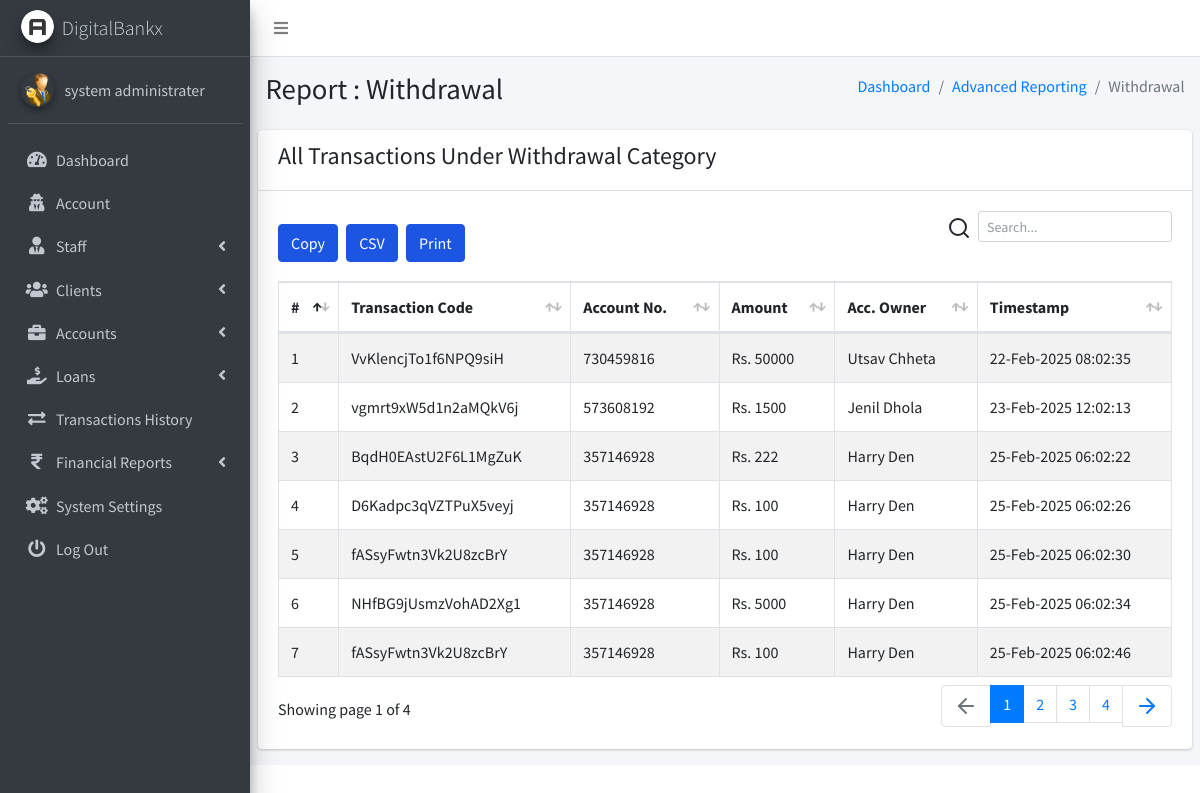
The page /admin/pages_financial_reporting_withdrawals.php (signed in) on the database as committed earlier.
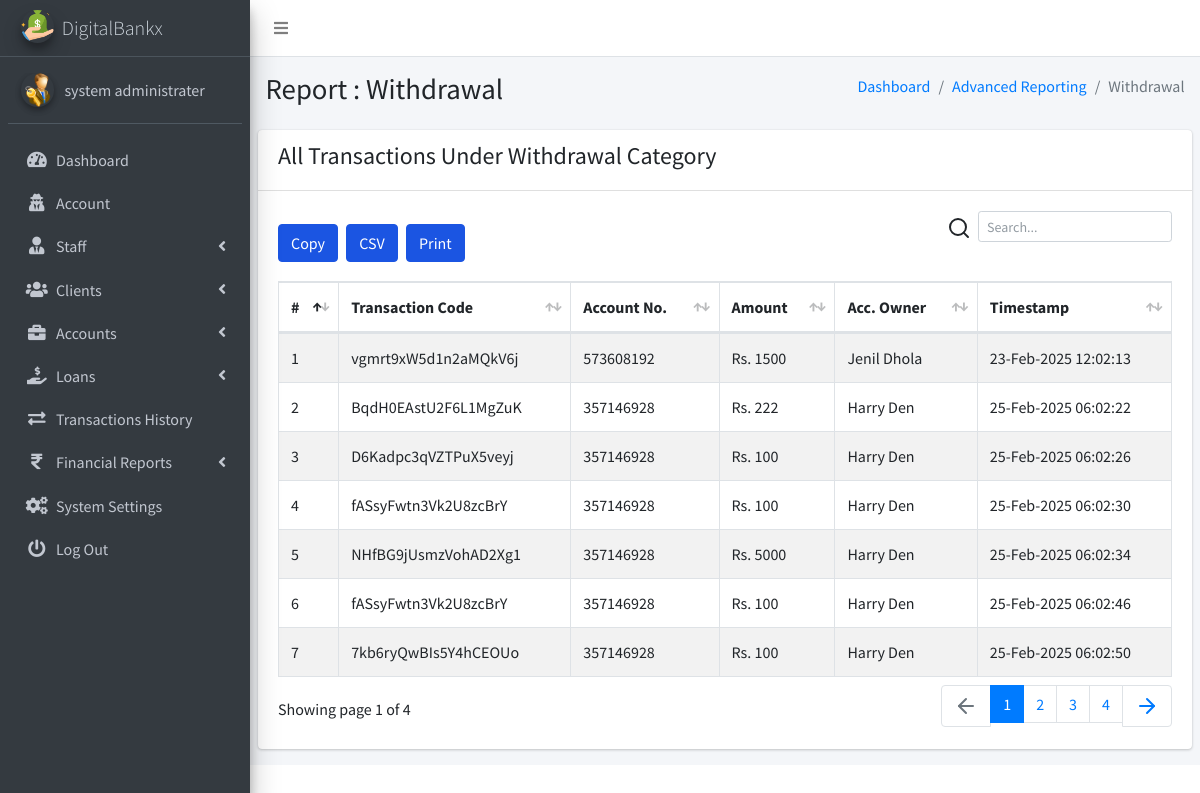
The same page on the database as committed later.
### tables this page shows
CREATE TABLE `ib_systemsettings` (
  `id` int(20) NOT NULL,
  `sys_name` longtext NOT NULL,
  `sys_tagline` longtext NOT NULL,
  `sys_logo` varchar(200) NOT NULL,
  `is_active` tinyint(1) NOT NULL DEFAULT 1
);

CREATE TABLE `ib_admin` (
  `admin_id` int(11) NOT NULL,
  `name` varchar(200) NOT NULL,
  `email` varchar(200) NOT NULL,
  `number` varchar(200) NOT NULL,
  `password` varchar(200) NOT NULL,
  `profile_pic` varchar(200) NOT NULL,
  `is_active` tinyint(1) NOT NULL DEFAULT 1,
  `otp` varchar(6) DEFAULT NULL,
  `otp_expiry` datetime DEFAULT NULL
);

CREATE TABLE `ib_transactions` (
  `tr_id` int(20) NOT NULL,
  `tr_code` varchar(200) NOT NULL,
  `account_id` int(20) NOT NULL,
  `tr_type` varchar(200) NOT NULL,
  `tr_status` varchar(200) NOT NULL,
  `client_id` int(10) UNSIGNED NOT NULL,
  `transaction_amt` varchar(200) NOT NULL,
  `receiving_acc_no` varchar(200) DEFAULT NULL,
  `created_at` timestamp(6) NOT NULL DEFAULT current_timestamp(6) ON UPDATE current_timestamp(6),
  `is_active` tinyint(1) NOT NULL DEFAULT 1
);

CREATE TABLE `ib_bankaccounts` (
  `account_id` int(20) NOT NULL,
  `acc_name` varchar(200) NOT NULL,
  `account_number` varchar(200) NOT NULL,
  `acc_type` varchar(200) NOT NULL,
  `acc_rates` varchar(200) NOT NULL,
  `acc_status` varchar(200) NOT NULL,
  `acc_amount` decimal(10,2) NOT NULL,
  `client_id` int(10) UNSIGNED DEFAULT NULL,
  `created_at` timestamp(6) NOT NULL DEFAULT current_timestamp(6) ON UPDATE current_timestamp(6),
  `is_active` tinyint(1) NOT NULL DEFAULT 1
);

CREATE TABLE `ib_clients` (
  `client_id` int(10) UNSIGNED NOT NULL,
  `name` varchar(200) NOT NULL,
  `phone` varchar(200) NOT NULL,
  `address` varchar(200) NOT NULL,
  `email` varchar(200) NOT NULL,
  `aadhar_number` varchar(12) NOT NULL,
  `pan_number` varchar(10) NOT NULL,
  `password` varchar(200) NOT NULL,
  `profile_pic` varchar(200) NOT NULL,
  `client_number` varchar(200) NOT NULL,
  `is_active` tinyint(1) NOT NULL DEFAULT 1,
  `otp` varchar(10) DEFAULT NULL,
  `otp_expiry` datetime DEFAULT NULL
);

### admin/pages_financial_reporting_withdrawals.php (the view, shortened to what the changed rows need)
<?php
include('conf/config.php');
?>
<!DOCTYPE html>
<html>
<?php include("dist/_partials/head.php"); ?>
<body class="hold-transition sidebar-mini layout-fixed layout-navbar-fixed">
  <div class="wrapper">
    <?php include("dist/_partials/sidebar.php"); ?>
    <div class="content-wrapper">
      <section class="content-header">
        <div class="container-fluid">
          <div class="row mb-2">
            <div class="col-sm-6">
              <h1>Report : Withdrawal</h1>
            </div>
          </div>
        </div>
      </section>
      <section class="content">
        <div class="row">
          <div class="col-12">
            <div class="card">
              <div class="card-body">
                <table id="export" class="table table-hover table-bordered table-striped">
                  <thead>
                    <tr>
                      <th>#</th>
                      <th>Transaction Code</th>
                      <th>Account No.</th>
                      <th>Amount</th>
                      <th>Acc. Owner</th>
                      <th>Timestamp</th>
                    </tr>
                  </thead>
                  <tbody>
                    <?php
                    $ret = "SELECT t.tr_id, t.tr_code, t.tr_type, b.account_number, t.transaction_amt, c.name AS client_name, t.created_at FROM ib_transactions t
JOIN ib_bankaccounts b ON t.account_id = b.account_id
JOIN ib_clients c ON t.client_id = c.client_id
WHERE t.tr_type = 'Withdrawal'; ";
                    $stmt = $mysqli->prepare($ret);
                    $stmt->execute();
                    $res = $stmt->get_result();
                    $cnt = 1;
                    while ($row = $res->fetch_object()) {
                      $transTstamp = $row->created_at;
                    ?>
                      <tr>
                        <td><?php echo $cnt; ?></td>
                        <td><?php echo $row->tr_code; ?></a></td>
                        <td><?php echo $row->account_number; ?></td>
                        <td>Rs. <?php echo $row->transaction_amt; ?></td>
                        <td><?php echo $row->client_name; ?></td>
                        <td><?php echo date("d-M-Y h:m:s ", strtotime($transTstamp)); ?></td>
                      </tr>
                    <?php $cnt = $cnt + 1;
                    } ?>
                </table>
              </div>
            </div>
          </div>
        </div>
      </section>
    </div>
  </div>
</body>
</html>

### admin/dist/_partials/sidebar.php (shortened to what the changed rows need)
<aside class="main-sidebar sidebar-dark-primary elevation-4">
    <?php
    $admin_id = $_SESSION['admin_id'];
    $query = "SELECT * FROM iB_admin WHERE admin_id = ?";
    $stmt = $mysqli->prepare($query);
    $stmt->bind_param('i', $admin_id);
    $stmt->execute();
    $res = $stmt->get_result();
    while ($row = $res->fetch_object()) {
        $profile_picture = empty($row->profile_pic)
            ? "<img src='dist/img/user_icon.png' class='img-circle elevation-2' alt='User Image'>"
            : "<img src='dist/img/$row->profile_pic' class='img-circle elevation-2' alt='User Image'>";
        $sys_query = "SELECT * FROM iB_SystemSettings";
        $stmt = $mysqli->prepare($sys_query);
        $stmt->execute();
        $sys_res = $stmt->get_result();
        while ($sys = $sys_res->fetch_object()) {
            ?>
            <a href="pages_dashboard.php" class="brand-link text-light">
                <img src="dist/img/<?php echo $sys->sys_logo; ?>" alt="Logo" class="brand-image img-circle elevation-3">
                <span class="brand-text font-weight-light"><?php echo $sys->sys_name; ?></span>
            </a>
            <div class="sidebar">
                <div class="user-panel mt-3 pb-3 mb-3 d-flex">
                    <div class="image"><?php echo $profile_picture; ?></div>
                    <div class="info">
                        <a href="#" class="d-block"><?php echo $row->name; ?></a>
                    </div>
                </div>
                <nav class="mt-2">
                    <ul class="nav nav-pills nav-sidebar flex-column" data-widget="treeview" role="menu">
                        <li class="nav-item">
                            <a href="pages_dashboard.php" class="nav-link">
                                <i class="nav-icon fas fa-tachometer-alt"></i>
                                <p>Dashboard</p>
                            </a>
                        </li>
                        <li class="nav-item">
                            <a href="pages_account.php" class="nav-link">
                                <i class="nav-icon fas fa-user-secret"></i>
                                <p>Account</p>
                            </a>
                        </li>
                        <li class="nav-item has-treeview">
                            <a href="#" class="nav-link">
                                <i class="nav-icon fas fa-user-tie"></i>
                                <p>Staff <i class="fas fa-angle-left right"></i></p>
                            </a>
                        </li>
                        <li class="nav-item has-treeview">
                            <a href="#" class="nav-link">
                                <i class="nav-icon fas fa-users"></i>
                                <p>Clients <i class="fas fa-angle-left right"></i></p>
                            </a>
                        </li>
                        <li class="nav-item has-treeview">
                            <a href="#" class="nav-link">
                                <i class="nav-icon fas fa-briefcase"></i>
                                <p>Accounts <i class="fas fa-angle-left right"></i></p>
                            </a>
                        </li>
                        <li class="nav-item has-treeview">
                            <a href="#" class="nav-link">
                                <i class="nav-icon fas fa-hand-holding-usd"></i>
                                <p>
                                    Loans
                                    <i class="fas fa-angle-left right"></i>
                                </p>
                            </a>
                        </li>
                        <li class="nav-item">
                            <a href="pages_transactions_engine.php" class="nav-link">
                                <i class="nav-icon fas fa-exchange-alt"></i>
                                <p>Transactions History</p>
                            </a>
                        </li>
                        <li class="nav-item has-treeview">
                            <a href="#" class="nav-link">
                                <i class="nav-icon fas fa-rupee-sign"></i>
                                <p>Financial Reports <i class="fas fa-angle-left right"></i></p>
                            </a>
                        </li>
                        <li class="nav-item">
                            <a href="pages_system_settings.php" class="nav-link">
                                <i class="nav-icon fas fa-cogs"></i>
                                <p>System Settings</p>
                            </a>
                        </li>
                        <li class="nav-item">
                            <a href="pages_logout.php" class="nav-link">
                                <i class="nav-icon fas fa-power-off"></i>
                                <p>Log Out</p>
                            </a>
                        </li>
                    </ul>
                </nav>
            </div>
        </aside>
    <?php }
    } ?>

Rows that differ between the two databases and show on the page:
removed ib_transactions: tr_code "VvKlencjTo1f6NPQ9siH", account.account_number "730459816", transaction_amt "50000", client.name "Utsav Chheta", created_at "22-Feb-2025 08:02:35"
changed ib_systemsettings "DigitalBankx": sys_logo: a different picture
now on this page (row unchanged): ib_transactions: tr_code "7kb6ryQwBIs5Y4hCEOUo", account.account_number "357146928", transaction_amt "100", client.name "Harry Den", created_at "25-Feb-2025 06:02:50"
